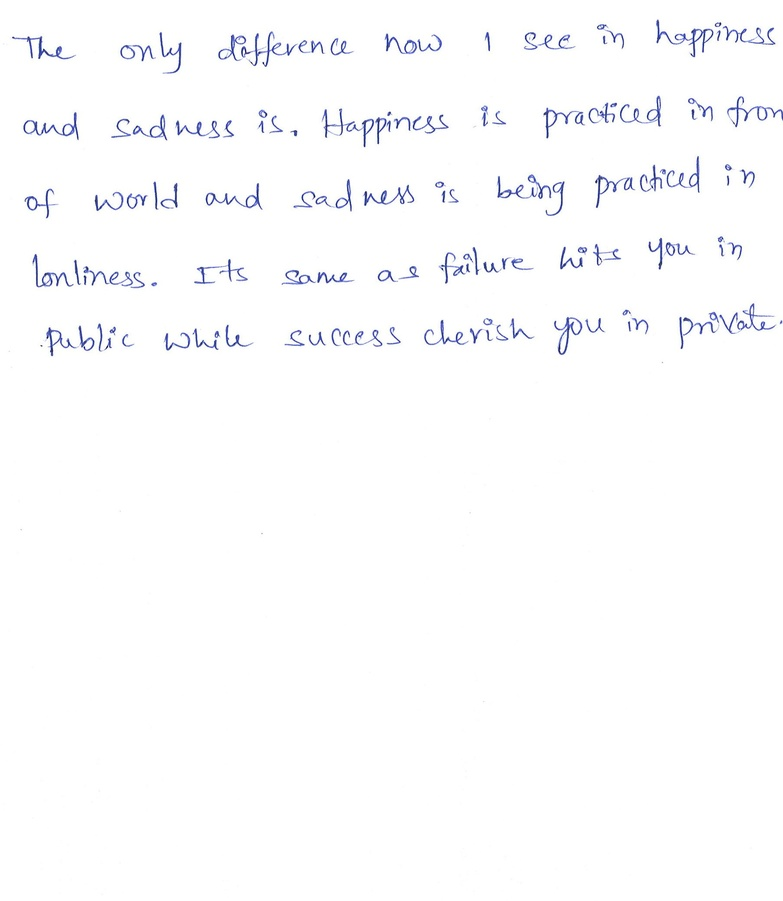
#> input picture newArchive/data/20230130144112_005.jpg, 783 x 901 px, shrunk from 1802 x 2073 before the run
$ python -i extract_baseline.py   (imports and definitions only)
#> lines starting #> are read from the running program, lines starting #| are printed output that depends on the picture; after the words box and inside, x2 and y2 are one past the last pixel; in counts of white or black regions, pixels touching at a corner belong together
#> further down, picture is the input picture: shape (901, 783, 3); mean B, G, R 252.9, 251.9, 251.6
### personalityPrection/ExtractionMethods/pre_process.py
import cv2

def pre_processing(img):
  gray = cv2.cvtColor(img, cv2.COLOR_BGR2GRAY)
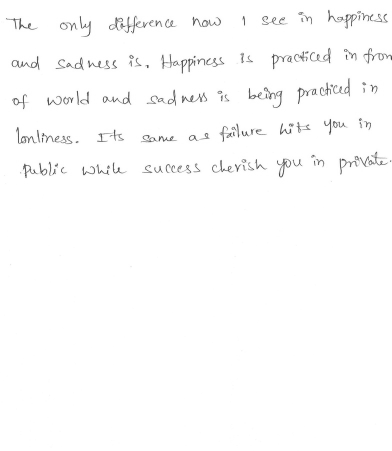
#> gray: shape (901, 783) (shown at 1/2 size); min 11, max 255, mean 251.9
  ret, img_binarized = cv2.threshold(gray, 0, 255, cv2.THRESH_BINARY_INV + cv2.THRESH_OTSU)
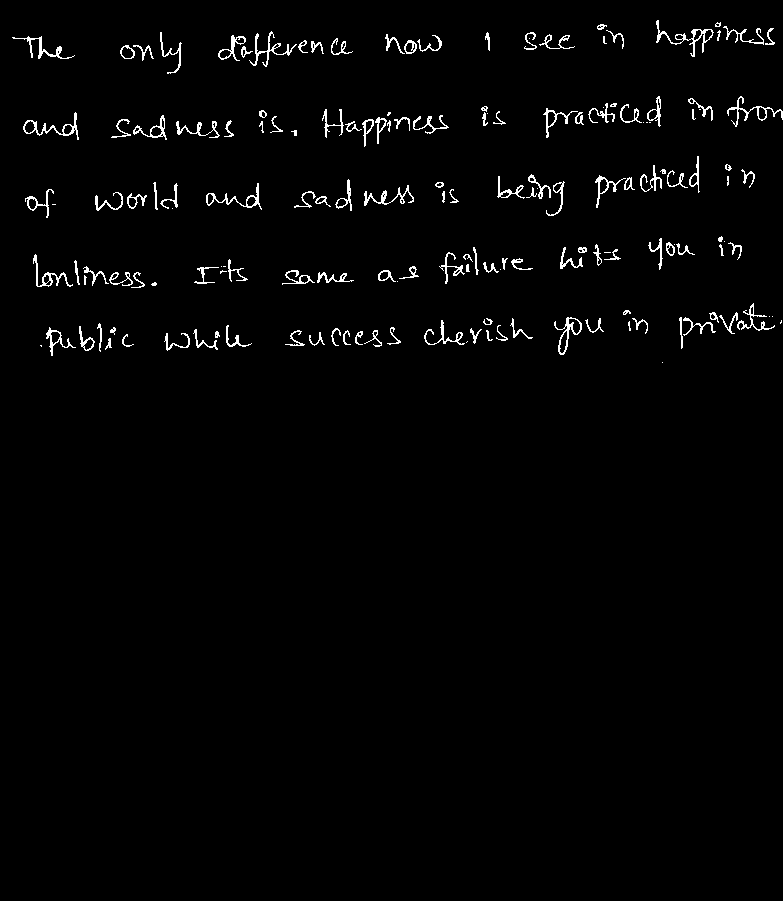
#> img_binarized: shape (901, 783); 1.8% white in thin lines or dots, all inside (x1, y1, x2, y2) = (12, 20, 783, 363)
#> ret = 185
  return img_binarized

### personalityPrection/ExtractionMethods/extract_baseline.py
import cv2
import numpy as np
from .pre_process import *

def detect_and_correct_baseline(img, rotation_angle=1):
    # for clockwise rotation of the image
    imgcpy = img.copy()

    img_binarized = pre_processing(imgcpy)

    U = 0
    skew_angle = 0
    horizontal = np.sum(img_binarized, axis=1)
#> horizontal = 901 values, max 29835 at index 38, min 0 at index 0, mean 3600.6
    U = np.max(horizontal)
#> U = 29835


    u_prev = 0
    skew = 0
    u_max = U
#> u_max = 29835

    while skew_angle > -40:
        M = cv2.getRotationMatrix2D((img_binarized.shape[1] // 2, img_binarized.shape[0] // 2), -rotation_angle, 1)
        img_binarized = cv2.warpAffine(img_binarized, M, (img_binarized.shape[1], img_binarized.shape[0]), flags=cv2.INTER_CUBIC, borderMode=cv2.BORDER_REPLICATE)

        skew_angle -= rotation_angle
        u_prev = U
        horizontal = np.sum(img_binarized, axis=1)
        U =  np.max(horizontal)

        if U > u_max:
            u_max = U
            skew = skew_angle
#> this loop made 40 passes
#> (u_prev, U, u_max) on passes 1 to 2: (29835, 40093, 40093), (40093, 44301, 44301)
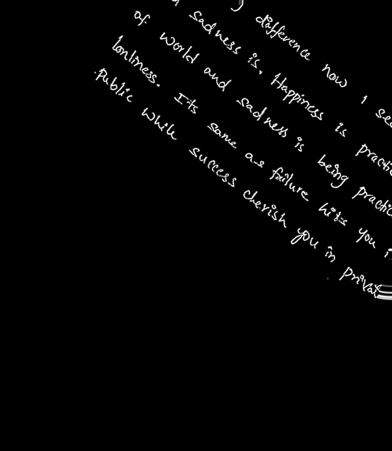
#> img_binarized: shape (901, 783) (shown at 1/2 size); min 0, max 255, mean 5.1
#> after the loop, skew = -2; skew_angle = -40; u_max = 44301

    skew_clockwise = skew
#> skew_clockwise = -2
    hmax_clockwise = u_max
#> hmax_clockwise = 44301

    # for anrti-clockwise rotation of the image
    imgcpy = img.copy()

    img_binarized = pre_processing(imgcpy)

    U = 0
    skew_angle = 0
    horizontal = np.sum(img_binarized, axis=1)
    U = np.max(horizontal)
#> U = 29835

    u_prev = 0
    skew = 0
    u_max = U
#> u_max = 29835

    while skew_angle < 40:
        M = cv2.getRotationMatrix2D((img_binarized.shape[1] // 2, img_binarized.shape[0] // 2), rotation_angle, 1)
        img_binarized = cv2.warpAffine(img_binarized, M, (img_binarized.shape[1], img_binarized.shape[0]), flags=cv2.INTER_CUBIC, borderMode=cv2.BORDER_REPLICATE)

        skew_angle += rotation_angle
        u_prev = U
        horizontal = np.sum(img_binarized, axis=1)
        U =  np.max(horizontal)

        if U > u_max:
            u_max = U
            skew = skew_angle
#> this loop made 40 passes
#> (u_prev, U, u_max) on pass 8: (27612, 32160, 32160)
#> pass 1, in detect_and_correct_baseline, `img_binarized = cv2.warpAffine(img_binarized, M, (img_binarized.shape[..`:
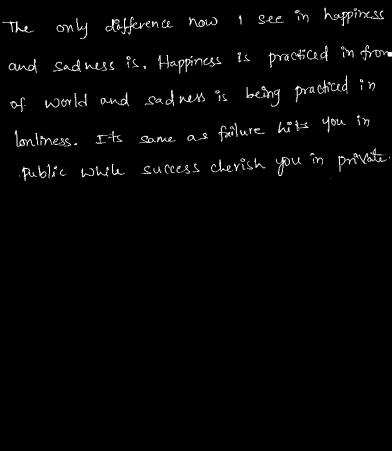
#> img_binarized: shape (901, 783) (shown at 1/2 size); min 0, max 255, mean 4.7
#> after the loop:
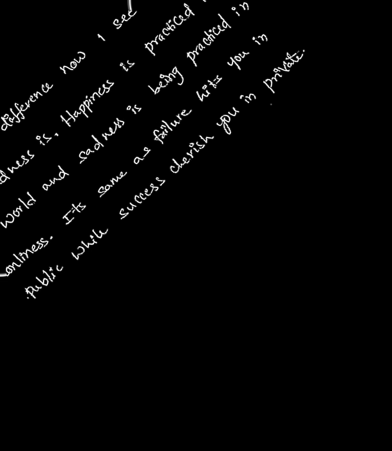
#> img_binarized: shape (901, 783) (shown at 1/2 size); min 0, max 255, mean 5.1
#> after the loop, skew = 8; skew_angle = 40; u_max = 32160


    skew_anticlockwise = skew
#> skew_anticlockwise = 8
    hmax_anticlockwise = u_max
#> hmax_anticlockwise = 32160


    if(hmax_clockwise > hmax_anticlockwise):
      skew_max = skew_clockwise
#> skew_max = -2
    else:
      skew_max = skew_anticlockwise


    M = cv2.getRotationMatrix2D((imgcpy.shape[1] // 2, imgcpy.shape[0] // 2), skew_max, 1)
#> M = [[0.999, -0.0349, 15.94], [0.0349, 0.999, -13.37]]
    rotated = cv2.warpAffine(imgcpy, M, (imgcpy.shape[1], imgcpy.shape[0]), flags=cv2.INTER_CUBIC, borderMode=cv2.BORDER_REPLICATE)
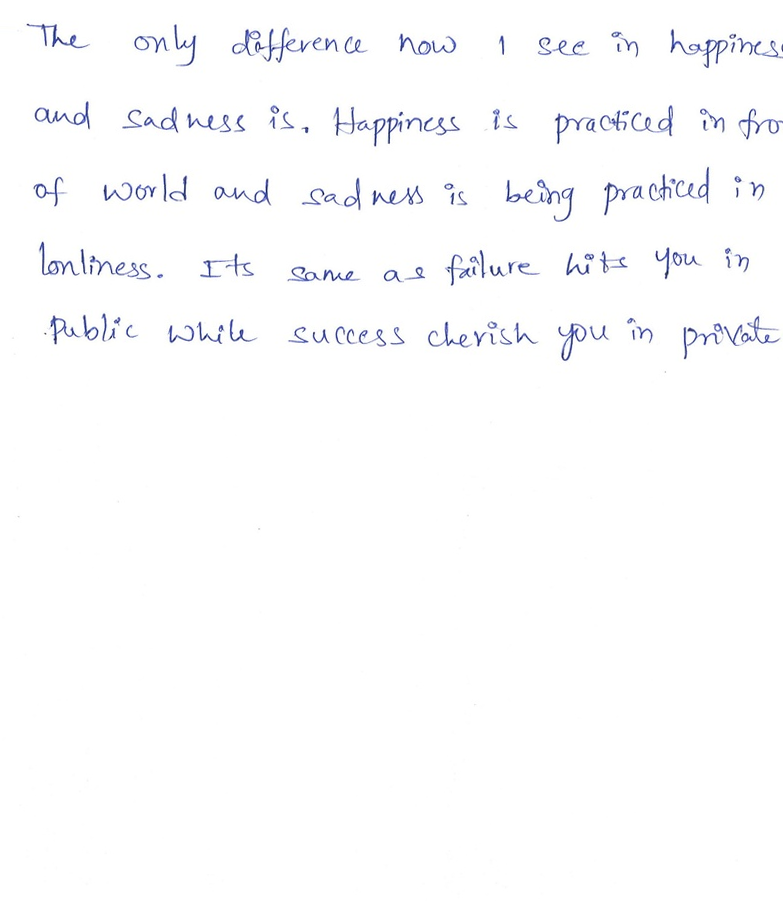
#> rotated: shape (901, 783, 3); mean B, G, R 252.8, 251.8, 251.6


    return rotated, skew_max

>>> import cv2
>>> picture = cv2.imread('../../newArchive/data/20230130144112_005.jpg')
>>> result = detect_and_correct_baseline(picture)

$ run again, on newArchive/data/20230130144112_007.jpg
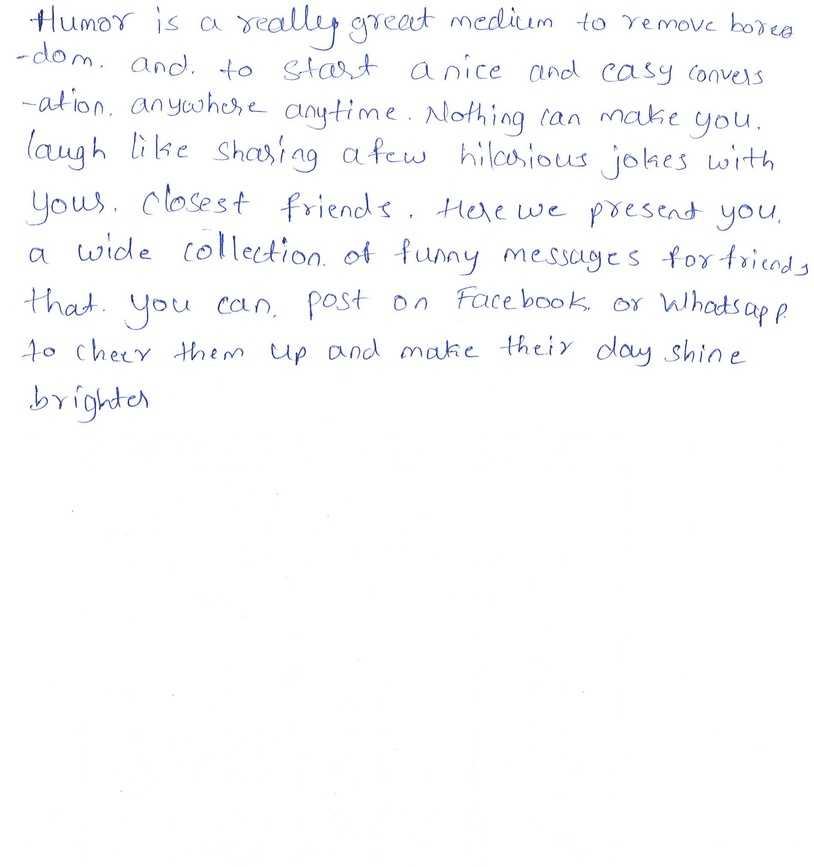
#> input picture newArchive/data/20230130144112_007.jpg, 814 x 867 px, shrunk from 1899 x 2024 before the run
#> picture is the input picture: shape (867, 814, 3); mean B, G, R 252.2, 251.1, 250.9
#> in pre_processing, `ret, img_binarized = cv2.threshold(gray, 0, 255, cv2.THRESH_BINARY_INV..`:
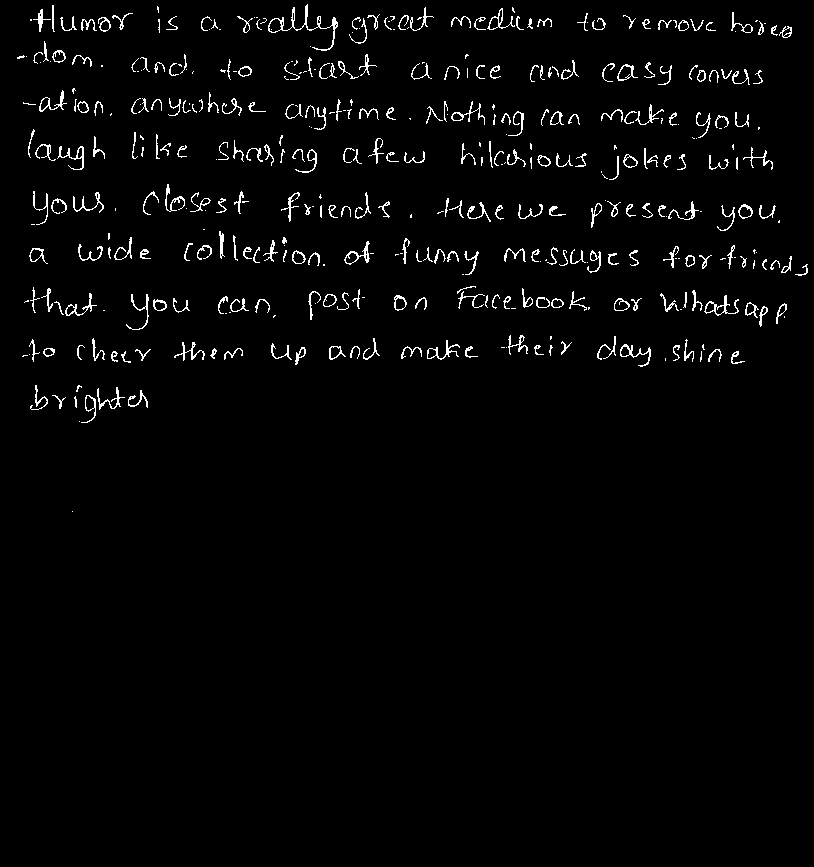
#> img_binarized: shape (867, 814); 2.4% white in thin lines or dots, all inside (x1, y1, x2, y2) = (17, 4, 808, 512)
#> ret = 193
#> horizontal = 867 values, max 37740 at index 29, min 0 at index 0, mean 5056.8
#> in detect_and_correct_baseline, `U = np.max(horizontal)`: U = 37740
#> the loop in detect_and_correct_baseline, `while skew_angle > -40:` made 40 passes
#> (u_prev, U) on passes 1 to 8: (37740, 34718), (34718, 26052), (26052, 20629), (20629, 22029), (22029, 23042), (23042, 19400), (19400, 21083), (21083, 25017)
#> after the loop in detect_and_correct_baseline, `while skew_angle > -40:`: skew = 0; skew_angle = -40; u_max = 37740
#> skew_clockwise = 0
#> hmax_clockwise = 37740
#> the loop in detect_and_correct_baseline, `while skew_angle < 40:` made 40 passes
#> (u_prev, U, u_max) on pass 1: (37740, 39576, 39576)
#> after the loop in detect_and_correct_baseline, `while skew_angle < 40:`: skew = 1; skew_angle = 40; u_max = 39576
#> skew_anticlockwise = 1
#> hmax_anticlockwise = 39576
#> skew_max = 1
#> in detect_and_correct_baseline, `rotated = cv2.warpAffine(imgcpy, M, (imgcpy.shape[1], imgcpy.shape[0])..`:
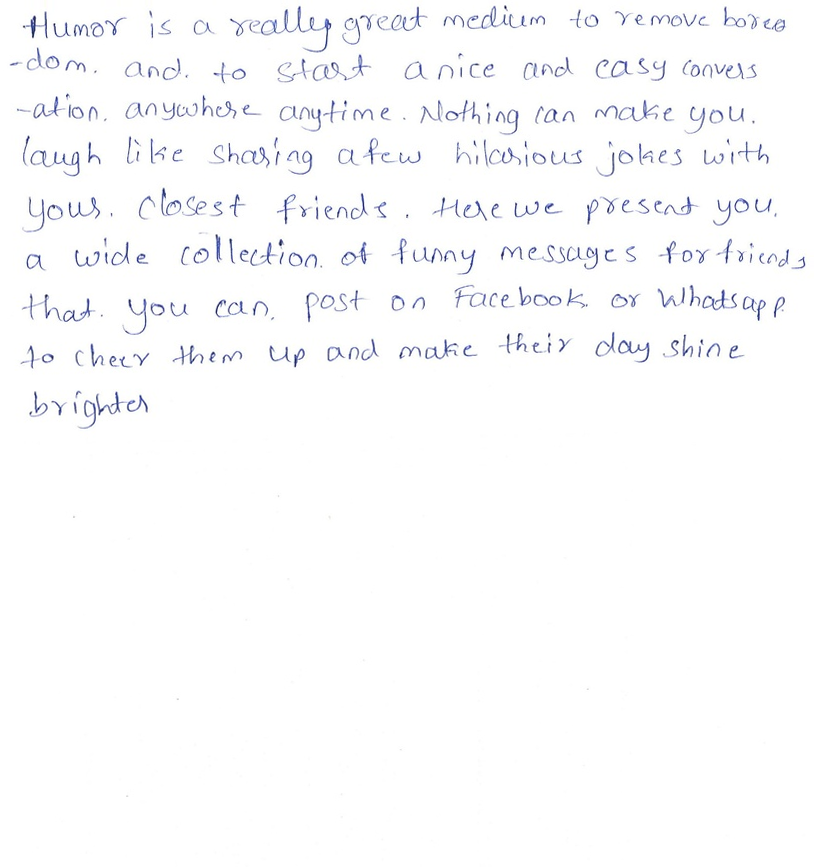
#> rotated: shape (867, 814, 3); mean B, G, R 252, 251.1, 250.8

$ run again, on newArchive/data/20230130144112_011.jpg
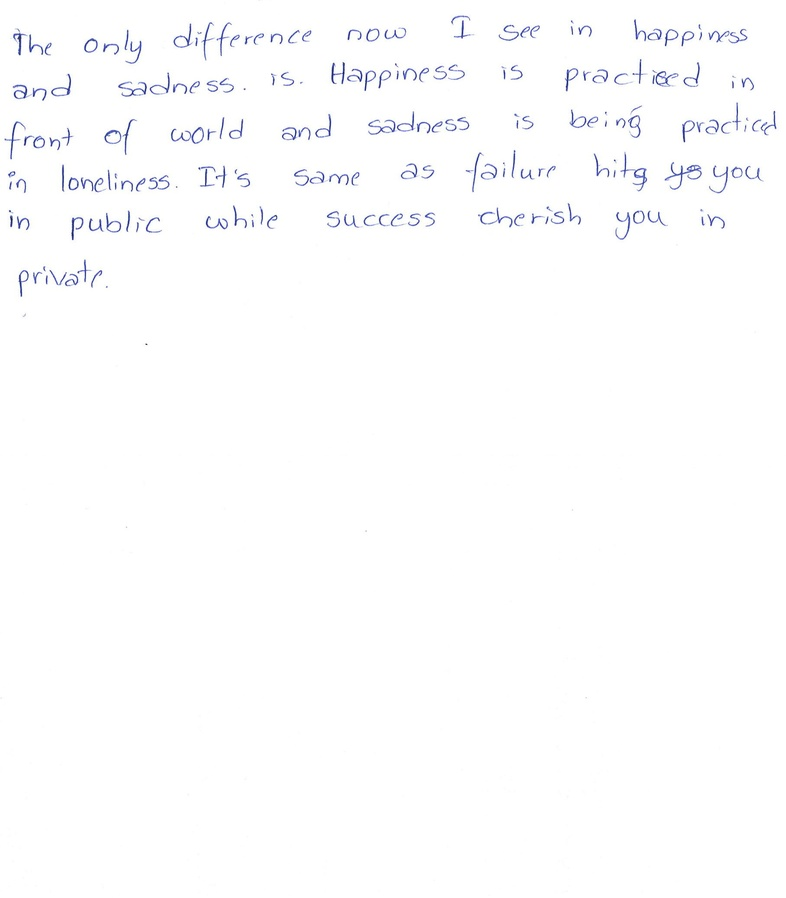
#> input picture newArchive/data/20230130144112_011.jpg, 786 x 898 px, shrunk from 1817 x 2076 before the run
#> picture is the input picture: shape (898, 786, 3); mean B, G, R 253.5, 252.8, 252.7
#> in pre_processing, `ret, img_binarized = cv2.threshold(gray, 0, 255, cv2.THRESH_BINARY_INV..`:
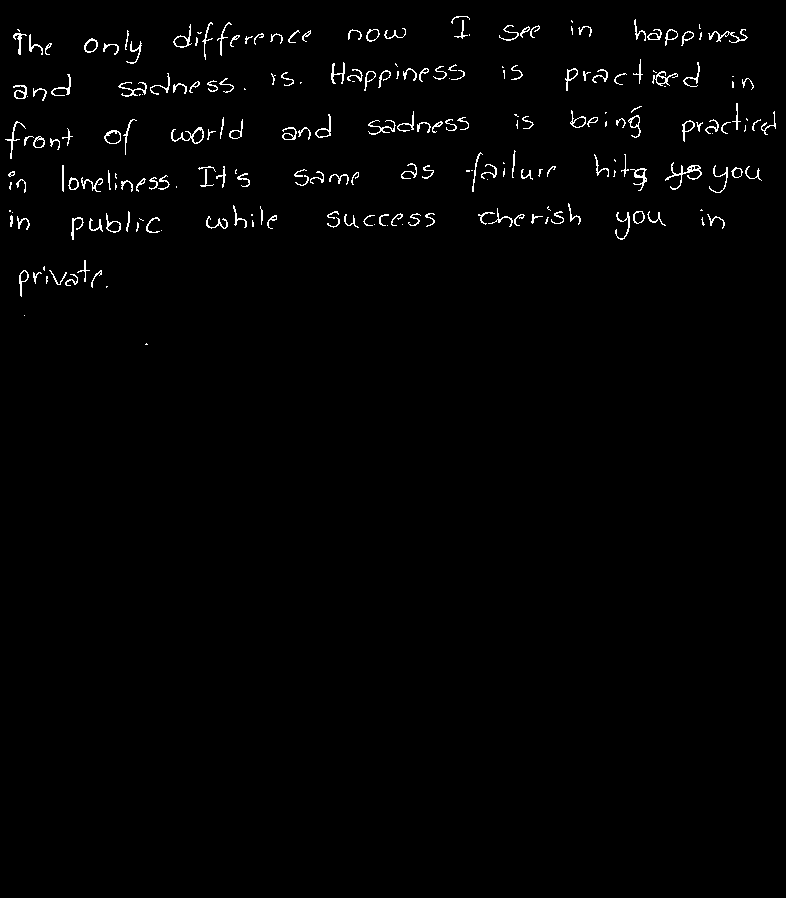
#> img_binarized: shape (898, 786); 1.3% white in thin lines or dots, all inside (x1, y1, x2, y2) = (5, 16, 776, 345)
#> ret = 192
#> horizontal = 898 values, max 31365 at index 219, min 0 at index 0, mean 2695.7
#> in detect_and_correct_baseline, `U = np.max(horizontal)`: U = 31365
#> the loop in detect_and_correct_baseline, `while skew_angle > -40:` made 40 passes
#> (u_prev, U, u_max) on pass 1: (31365, 39412, 39412)
#> after the loop in detect_and_correct_baseline, `while skew_angle > -40:`: skew = -1; skew_angle = -40; u_max = 39412
#> skew_clockwise = -1
#> hmax_clockwise = 39412
#> in detect_and_correct_baseline, `U = np.max(horizontal)`: U = 31365
#> the loop in detect_and_correct_baseline, `while skew_angle < 40:` made 40 passes
#> (u_prev, U) on passes 1 to 8: (31365, 22372), (22372, 20306), (20306, 23101), (23101, 20686), (20686, 19697), (19697, 18160), (18160, 19186), (19186, 20517)
#> after the loop in detect_and_correct_baseline, `while skew_angle < 40:`: skew = 0; skew_angle = 40; u_max = 31365
#> skew_anticlockwise = 0
#> hmax_anticlockwise = 31365
#> skew_max = -1
#> in detect_and_correct_baseline, `M = cv2.getRotationMatrix2D((imgcpy.shape[1] // 2, imgcpy.shape[0] // ..`: M = [[1, -0.0175, 7.9], [0.0175, 1, -6.79]]
#> in detect_and_correct_baseline, `rotated = cv2.warpAffine(imgcpy, M, (imgcpy.shape[1], imgcpy.shape[0])..`:
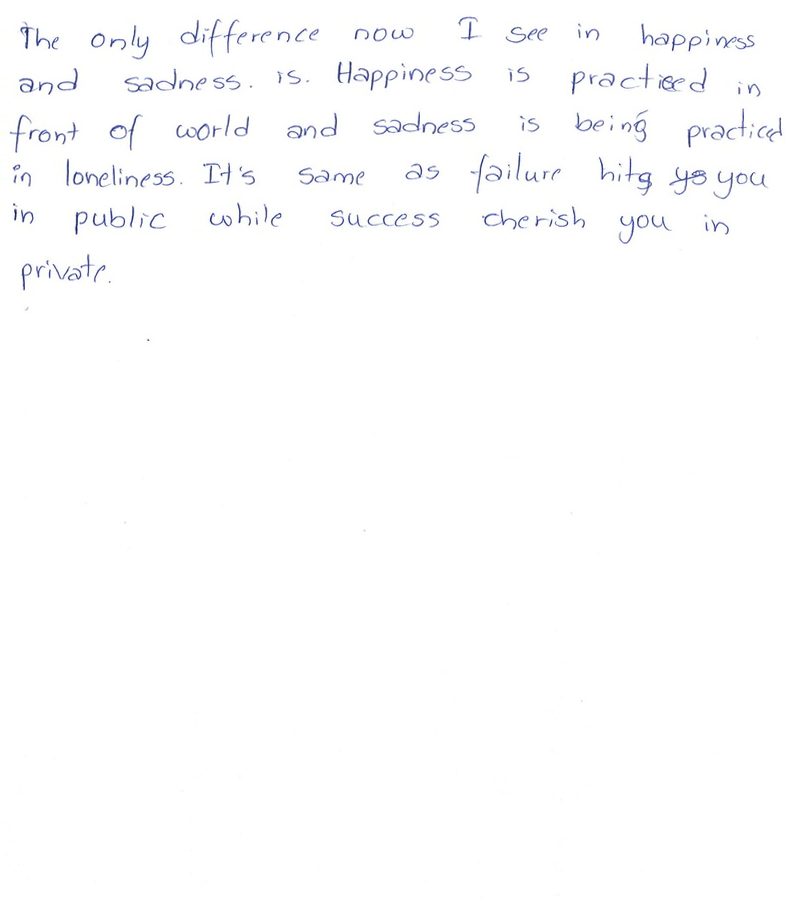
#> rotated: shape (898, 786, 3); mean B, G, R 253.4, 252.8, 252.6
